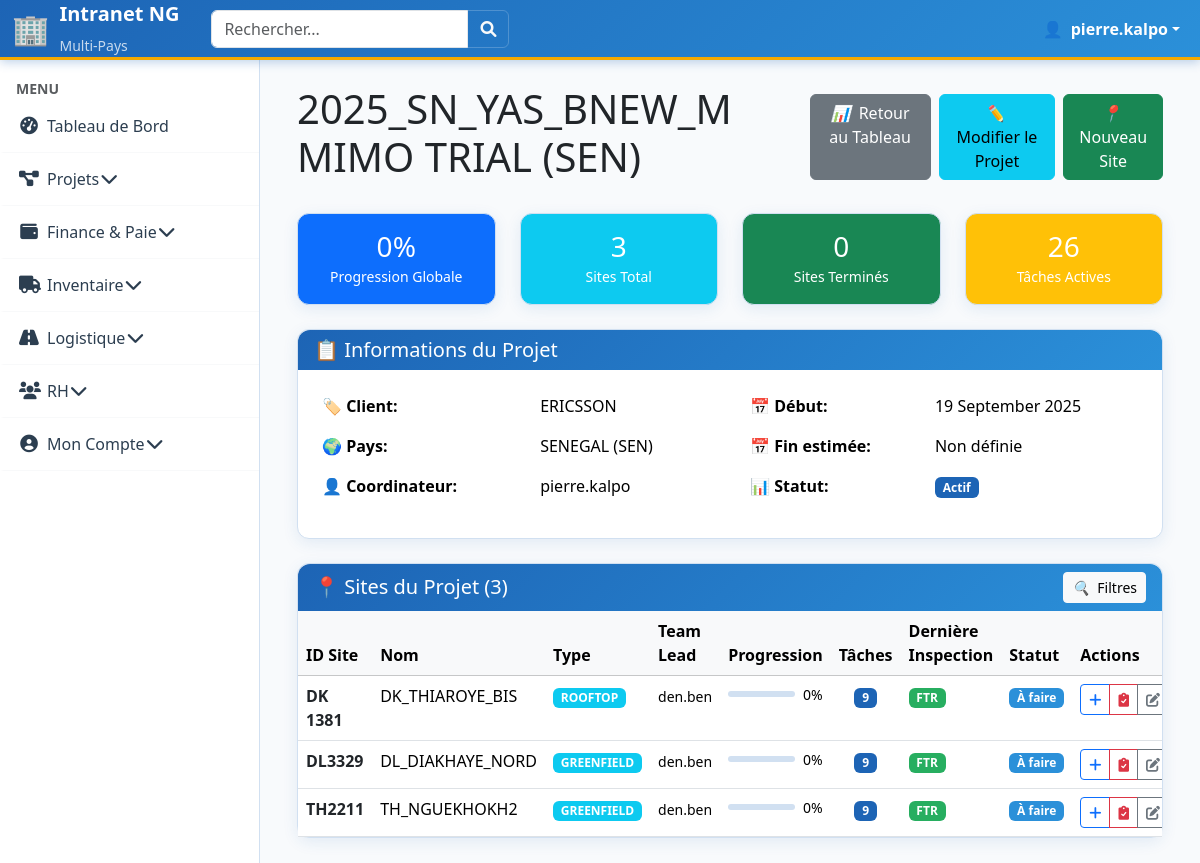
Before: /projects/13/ (signed in) with the older database file.
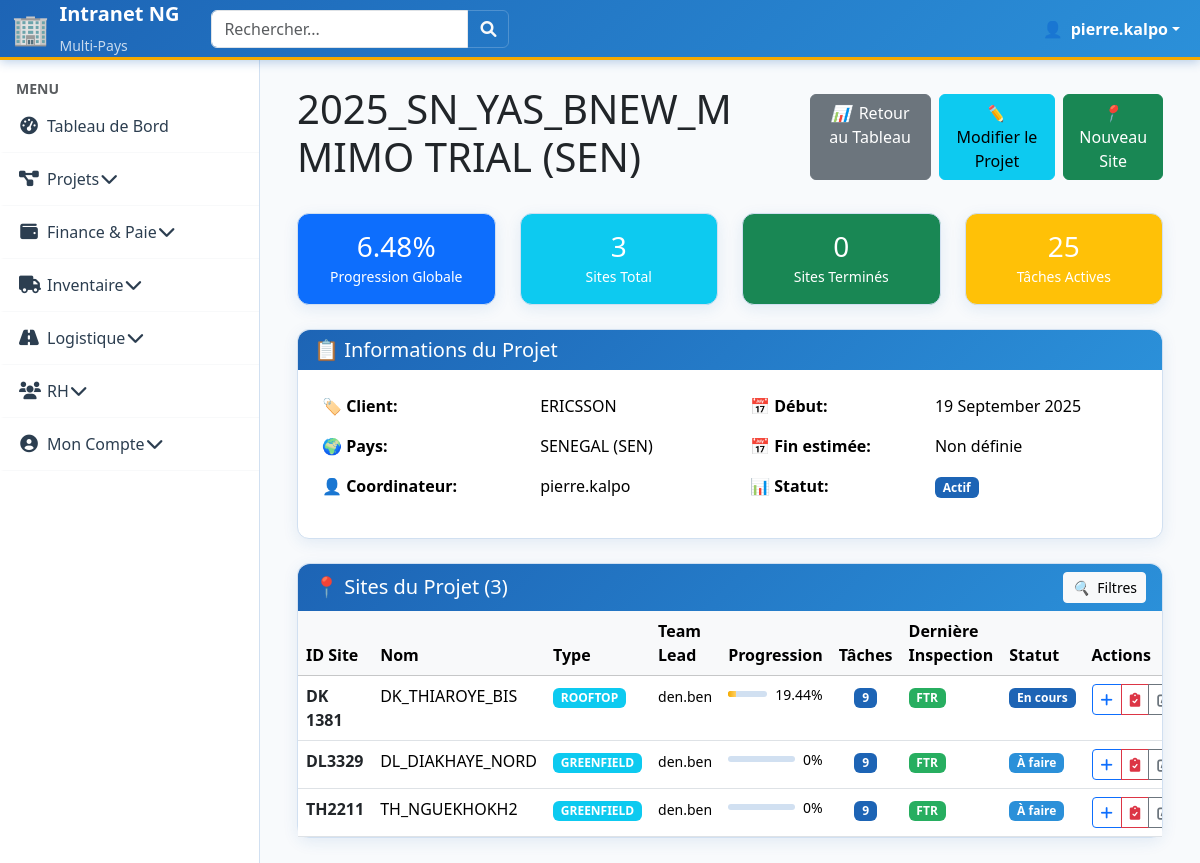
After: the same page with the newer database file.
### projects/models.py (models this page shows, shortened)
class Site(models.Model):
    project = models.ForeignKey(
        Project,
        on_delete=models.CASCADE,
        related_name="sites",
        verbose_name=_("Projet Parent"),
    )
    site_id_client = models.CharField(
        max_length=50, unique=True, verbose_name=_("ID du Site Client")
    )  # ID du Site*
    name = models.CharField(
        max_length=200, verbose_name=_("Nom du Site")
    )  # Nom du Site*
    location = models.CharField(
        max_length=255, blank=True, verbose_name=_("Localisation")
    )
    site_area = models.CharField(
        max_length=100, blank=True, verbose_name=_("Site Area")
    )  # Site Area
    departement = models.ForeignKey(
        Departement,
        on_delete=models.PROTECT,
        null=True,
        blank=True,
        verbose_name=_("Département"),
    )
    is_transmission_a_site = models.BooleanField(
        default=False, verbose_name=_("Site A de Transmission")
    )
    is_transmission_b_site = models.BooleanField(
        default=False, verbose_name=_("Site B de Transmission")
    )
    team_lead = models.ForeignKey(
        settings.AUTH_USER_MODEL,
        on_delete=models.SET_NULL,
        null=True,
        blank=True,
        related_name="led_sites",
        verbose_name=_("Team Lead Assigné"),
    )
    start_date = models.DateField(
        verbose_name=_("Date de Démarrage"),
        default=date.today
    )
    end_date = models.DateField(
        verbose_name=_("Date de Fin"),
        null=True,
        blank=True
    )
    phase = models.ForeignKey(
        SitePhase,  # ✅ OK
        on_delete=models.PROTECT,
        null=True,
        blank=True,
        verbose_name=_("Phase"),
    )  # Phase
    batch = models.ForeignKey(
        Batch,  # ✅ OK
        on_delete=models.PROTECT,
        null=True,
        blank=True,
        verbose_name=_("Batch")
    )  # Batch
    project_scope = models.TextField(
        blank=True, verbose_name=_("Portée du Projet")
    )  # Portée du projet
    antenna_type = models.ForeignKey(
        AntennaType,  # ✅ OK
        on_delete=models.PROTECT,
        null=True,
        blank=True,
        verbose_name=_("Type d'Antenne"),
    )  # Type d'antenne
    enclosure_type = models.ForeignKey(
        EnclosureType,  # ✅ OK
        on_delete=models.PROTECT,
        null=True,
        blank=True,
        verbose_name=_("Type d'Enclosure"),
    )  # Type d'ENCLOSURE
    bb_ml = models.ForeignKey(
        BBMLType,  # ✅ OK
        on_delete=models.PROTECT,
        null=True,
        blank=True,
        verbose_name=_("BB / ML"),
    )  # BB / ML
    comment = models.TextField(
        blank=True, verbose_name=_("Commentaire du Site")
    )  # COMMENT
    prix_facturation = models.DecimalField(
        max_digits=12,
        decimal_places=2,
        default=Decimal("0.00"),
        verbose_name=_("Prix de Facturation")
    )
    po_recu = models.BooleanField(default=False, verbose_name=_("PO Reçu"))
    status = models.CharField(
        max_length=20, default="TO_DO", verbose_name=_("Statut Général du Site")
    )
    progress_percentage = models.DecimalField(
        max_digits=5,
        decimal_places=2,
        default=Decimal("0.00"),
        verbose_name=_("Progression (%)"),
    )
    site_type = models.ForeignKey(
        SiteType,  # ✅ OK
        on_delete=models.SET_NULL,
        null=True,
        blank=True,
        related_name="sites",
        verbose_name=_("Type de Site"),
    )
    installation_type = models.ForeignKey(
        InstallationType,  # ✅ OK
        on_delete=models.SET_NULL,
        null=True,
        blank=True,
        related_name="sites",
        verbose_name=_("Type d'Installation"),
    )
    created_by = models.ForeignKey(
        settings.AUTH_USER_MODEL,
        on_delete=models.SET_NULL,
        null=True,
        related_name="sites_created",
        verbose_name=_("Créé par (Traçabilité)"),
    )
    last_inspection_result = models.CharField(
        max_length=5,
        blank=True,
        null=True,
        choices=INSPECTION_RESULT_CHOICES,
        verbose_name=_("Résultat Dernière Inspection"),
    )
    class Meta:
        verbose_name = _("Site")
        verbose_name_plural = _("Sites")
        ordering = ["project", "site_id_client"]

class SiteType(models.Model):
    name = models.CharField(
        max_length=100, unique=True, verbose_name=_("Nom du Type de Site")
    )
    is_active = models.BooleanField(default=True, verbose_name=_("Est Actif"))
    class Meta:
        verbose_name = _("Type de Site (Rooftop/Greenfield)")
        verbose_name_plural = _("Types de Sites")
        ordering = ("name",)

### users/models.py (models this page shows, shortened)
class CustomUser(AbstractUser):
    phone_number = models.CharField(
        max_length=20, blank=True, null=True, verbose_name="Numéro de téléphone"
    )
    salaire_mensuel_base = models.DecimalField(
        max_digits=10, decimal_places=2, default=Decimal("0.00"), verbose_name=_("Salaire Mensuel de Base")
    )
    statut_actuel = models.CharField(
        max_length=20,
        choices=EMPLOYEE_STATUS_CHOICES,
        default="ACTIF",
        verbose_name=_("Statut actuel"),
    )
    class Meta:
        verbose_name = "Employé"
        verbose_name_plural = "Employés"
    def is_team_lead_user(self):
        return self.groups.filter(name__iexact="Team_Lead").exists()
    def is_coordinator_user(self):
        user_roles = {r.lower() for r in self.get_active_role_names()}
        return (
            "coordinateur de projet" in user_roles or "coordinateur_de_projet" in user_roles
        )
    def is_field_team_user(self):
        user_roles = {r.lower() for r in self.get_active_role_names()}
        return "field team" in user_roles or "field_team" in user_roles
    @property
    def is_cm(self):
        user_roles = {r.lower() for r in self.get_active_role_names()}
        return "country manager" in user_roles or "country_manager" in user_roles
    @property
    def is_coordinator(self):
        return self.is_coordinator_user()
    @property
    def is_field_team(self):
        return self.is_field_team_user()
    @property
    def is_team_lead(self):
        return self.is_team_lead_user()
    @property
    def active_country_ids(self):
        if not self.is_authenticated:
            return []
        return list(
            self.assignments.filter(is_active=True, country__is_active=True)
            .values_list("country_id", flat=True)
            .distinct()
        )
    def get_active_role_names(self):
        if not self.is_authenticated:
            return set()
        return set(
            self.assignments.filter(
                is_active=True, country__is_active=True
            ).values_list("role__name", flat=True)
        )

### projects/views.py (the view)
# urls.py: path("<int:pk>/", ProjectDetailView.as_view(), name="project_detail"),
class ProjectDetailView(CountryIsolationMixin, DetailView):
    model = Project
    template_name = "projects/project_detail.html"
    context_object_name = "project"
    def get_context_data(self, **kwargs):
        context = super().get_context_data(**kwargs)
        project = self.object
        user = self.request.user
        is_transmission_project = (
            project.project_type.is_transmission if project.project_type else False
        )
        context["is_transmission_project"] = is_transmission_project
        active_country_ids = user.active_country_ids
        if user.is_superuser:
            sites = project.sites.all().prefetch_related(
                "tasks", "inspections", "team_lead"
            )
        else:
            sites = project.sites.filter(
                project__country__id__in=active_country_ids
            ).prefetch_related("tasks", "inspections", "team_lead")
        context["sites"] = sites
        progress_data = sites.aggregate(
            global_progress=Avg(
                "progress_percentage",
                filter=Q(progress_percentage__isnull=False),
                default=0,
            )
        )
        context["global_progress"] = round(progress_data["global_progress"], 2)
        context["completed_sites"] = sites.filter(progress_percentage=100).count()
        context["active_tasks"] = Task.objects.filter(
            site__in=sites, status__in=["TO_DO", "IN_PROGRESS"]
        ).count()
        context["team_leads"] = CustomUser.objects.filter(
            led_sites__in=sites
        ).distinct()
        is_cm_for_project_country = user.is_cm and (
            project.country.id in user.active_country_ids
        )
        can_manage_project = (
            user.is_superuser
            or user == project.coordinator
            or is_cm_for_project_country
        )
        context["can_edit_project"] = can_manage_project  # ⬅️ NOUVELLE PERMISSION CRÉÉE
        context["can_add_site"] = can_manage_project  # ⬅️ LOGIQUE MISE À JOUR
        context["can_add_task"] = can_manage_project  # ⬅️ LOGIQUE MISE À JOUR
        return context

### core/context_processors.py (called while the page is built)
def user_countries_processor(request):
    user = request.user
    countries = []
    active_country_ids = []
    if user.is_authenticated:
        active_country_ids = user.active_country_ids
        countries = Country.objects.filter(id__in=active_country_ids)
    return {
        "user_countries": countries,
        "active_country_ids": active_country_ids,  # Cette variable est maintenant toujours définie
    }

### projects/views.py (called while the page is built)
    def get_queryset(self):
        qs = super().get_queryset()
        user = self.request.user
        if user.is_superuser:
            return qs
        active_country_ids = user.active_country_ids
        if self.model == Project:
            return qs.filter(country__id__in=active_country_ids)
        elif self.model == Site:
            return qs.filter(project__country__id__in=active_country_ids)
        elif self.model in [Task, Inspection]:
            return qs.filter(site__project__country__id__in=active_country_ids)
        return qs.none()

### projects/templates/projects/project_detail.html (shortened to what the changed rows need)
{% extends "core/base.html" %}
{% block content %}
<div class="d-flex justify-content-between align-items-center mb-4">
    <h1>{{ project.name }} ({{ project.country.code }})</h1>
</div>
<div class="row mb-4">
    <div class="col-md-3">
        <div class="card bg-primary text-white">
            <div class="card-body text-center">
                <h3 class="mb-0">{{ global_progress|default:0 }}%</h3>
                <small>Progression Globale</small>
            </div>
        </div>
    </div>
    <div class="col-md-3">
        <div class="card bg-warning text-white">
            <div class="card-body text-center">
                <h3 class="mb-0">{{ active_tasks }}</h3>
                <small>Tâches Actives</small>
            </div>
        </div>
    </div>
</div>
<div class="card">
    <div class="card-body p-0">
        <div class="table-responsive">
            <table class="table table-hover mb-0" id="sites-table">
                <thead class="table-light">
                    <tr>
                        <th>ID Site</th>
                        <th>Nom</th>
                        <th>Type</th>
                        <th>Team Lead</th>
                        <th>Progression</th>
                        <th>Tâches</th>
                        <th>Dernière Inspection</th>
                        <th>Statut</th>
                        <th>Actions</th>
                    </tr>
                </thead>
                <tbody>
                    {% for site in sites %}
                    <tr data-site-id="{{ site.site_id_client|lower }}"
                        data-team-lead="{{ site.team_lead.id|default:'' }}"
                        data-progress="{{ site.progress_percentage|default:0 }}">
                        <td class="fw-bold">
                            <a href="{% url 'projects:site_detail' pk=site.pk %}" class="text-decoration-none text-dark">
                                {{ site.site_id_client }}
                            </a>
                        </td>
                        <td>{{ site.name }}</td>
                        <td>
                            <span class="badge bg-info">{{ site.site_type.name|default:"N/A" }}</span>
                        </td>
                        <td>
                            {% if site.team_lead %}
                                <small>{{ site.team_lead.get_full_name|default:site.team_lead.username }}</small>
                            {% else %}
                                <span class="text-muted">Non assigné</span>
                            {% endif %}
                        </td>
                        <td>
                            <div class="d-flex align-items-center">
                                <div class="progress flex-grow-1 me-2" style="height: 6px;">
                                    <div class="progress-bar {% if site.progress_percentage == 100 %}bg-success{% elif site.progress_percentage > 50 %}bg-primary{% else %}bg-warning{% endif %}"
                                         style="width: {{ site.progress_percentage|default:0 }}%">
                                    </div>
                                </div>
                                <small class="text-nowrap">{{ site.progress_percentage|default:0 }}%</small>
                            </div>
                        </td>
                        <td class="text-center">
                            <span class="badge {% if site.tasks.count > 0 %}bg-primary{% else %}bg-secondary{% endif %}">
                                {{ site.tasks.count }}
                            </span>
                        </td>
                        <td>
                            {% if site.last_inspection_result == 'FTR' %}
                                <span class="badge bg-success">FTR</span>
                            {% elif site.last_inspection_result == 'NFTR' %}
                                <span class="badge bg-danger">NFTR</span>
                            {% else %}
                                <span class="badge bg-secondary">N/A</span>
                            {% endif %}
                        </td>
                        <td>
                            {% if site.progress_percentage == 100 %}
                                <span class="badge bg-success">Terminé</span>
                            {% elif site.progress_percentage > 0 %}
                                <span class="badge bg-primary">En cours</span>
                            {% else %}
                                <span class="badge bg-secondary">À faire</span>
                            {% endif %}
                        </td>
                        <td>
                            <div class="btn-group btn-group-sm">
                                {% if user.is_superuser or user == site.project.coordinator %}
                                <a href="{% url 'projects:task_create' site_pk=site.pk %}" class="btn btn-outline-primary" title="Ajouter tâche">
                                    <i class="fas fa-plus"></i>
                                </a>
                                {% endif %}
                                {% if user.is_superuser or user == site.project.coordinator or user == site.team_lead %}
                                <a href="{% url 'projects:inspection_create' site_pk=site.pk %}" class="btn btn-outline-danger" title="Inspection">
                                    <i class="fas fa-clipboard-check"></i>
                                </a>
                                {% endif %}
                                {% if user.is_superuser or user == site.project.coordinator %}
                                <a href="{% url 'projects:site_update' pk=site.pk %}" class="btn btn-outline-secondary" title="Modifier">
                                    <i class="fas fa-edit"></i>
                                </a>
                                {% endif %}
                            </div>
                        </td>
                    </tr>
                    {% endfor %}
                </tbody>
            </table>
        </div>
    </div>
</div>
{% endblock %}

Changed rows visible on the page:
changed Site "DK 1381": progress_percentage "0" → "19.44"; progress_percentage "À faire" → "En cours"
Other visible differences:
{{ global_progress|default:0 }}: "0" → "6.48"
{{ active_tasks }}: "26" → "25"
